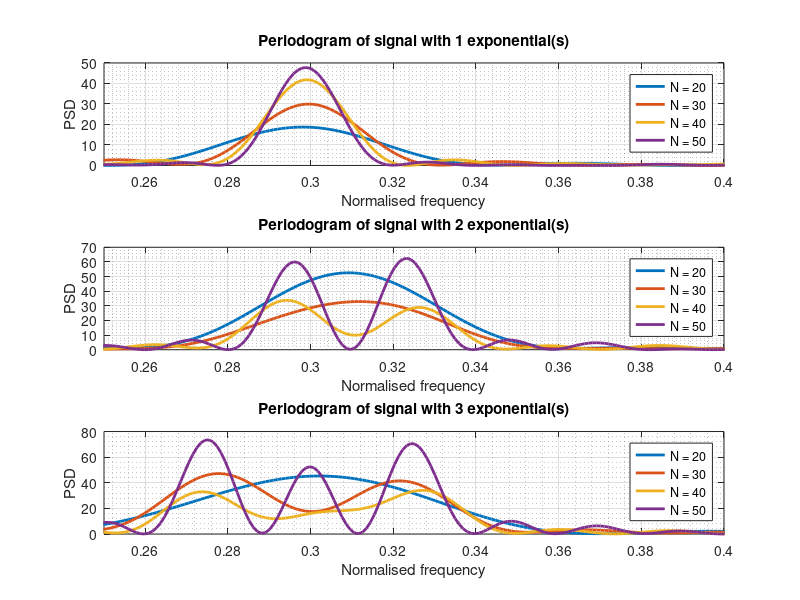

The MATLAB script that drew this image:
fSample = 1;
nSamples = 1024;
t = (0: nSamples - 1) / fSample;
f = (-nSamples / 2: nSamples / 2 - 1) * (fSample / nSamples);
fExp1 = 0.3;
expWave{1} = exp(1i * 2 * pi * fExp1 * t);
fExp2 = [0.3, 0.32];
expWave{2} = exp(1i * 2 * pi * fExp2(1) * t) + exp(1i * 2 * pi * fExp2(2) * t);
fExp3 = [0.28, 0.3, 0.32];
expWave{3} = exp(1i * 2 * pi * fExp3(1) * t) + exp(1i * 2 * pi * fExp3(2) * t) + exp(1i * 2 * pi * fExp3(3) * t);
nExps = 3;
point = 20: 10: 50;
nPoints = length(point);
pNoise = 0.2;


psd = cell(nExps, nPoints);
for iExp = 1: nExps
    for iPoint = 1: nPoints
        noise = sqrt(pNoise / 2) * (randn(1, point(iPoint)) + 1i * randn(1, point(iPoint)));
        noisyExp = expWave{iExp}(1: point(iPoint)) + noise;
        psd{iExp, iPoint} = abs(fftshift(fft(noisyExp, nSamples))) .^ 2 / point(iPoint);
    end
end


legendStr = cell(nPoints, 1);
figure;
for iExp = 1: nExps
    subplot(nExps, 1, iExp);
    for iPoint = 1: nPoints
        plot(f, psd{iExp, iPoint}, 'LineWidth', 2);
        legendStr{iPoint} = ['N = ', num2str(point(iPoint))];
        hold on;
    end
    grid on; grid minor;
    title(sprintf('Periodogram of signal with %d exponential(s)', iExp));
    legend(legendStr);
    xlabel('Normalised frequency');
    ylabel('PSD');
    xlim([0.25, 0.4]);
end
